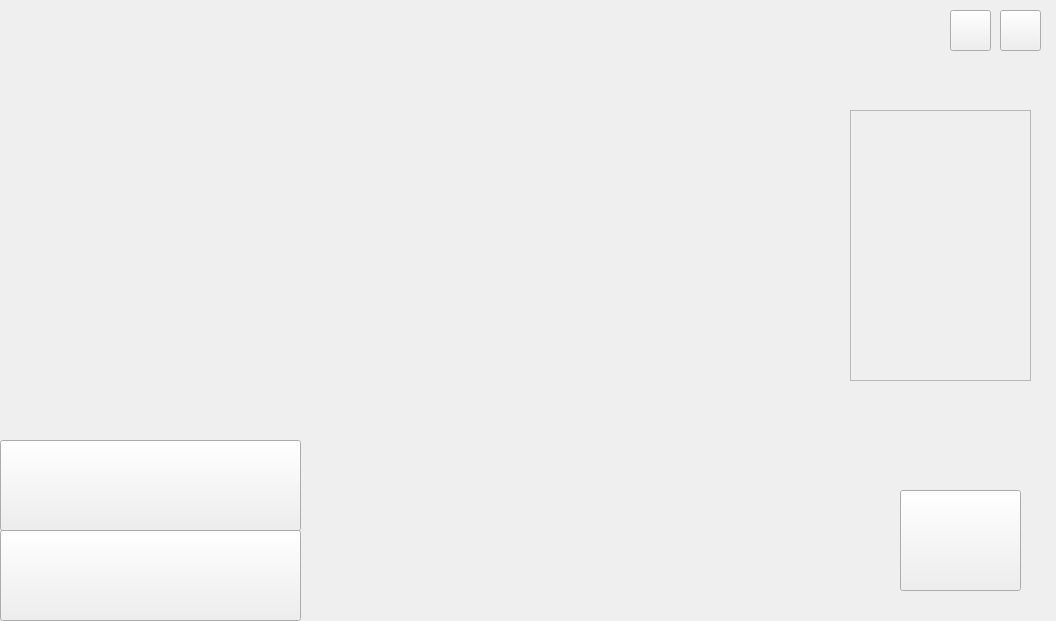
<?xml version="1.0" encoding="UTF-8"?>
<ui version="4.0">
 <class>mainw</class>
 <widget class="QWidget" name="mainw">
  <property name="geometry">
   <rect>
    <x>0</x>
    <y>0</y>
    <width>1056</width>
    <height>621</height>
   </rect>
  </property>
  <property name="windowTitle">
   <string>Form</string>
  </property>
  <property name="styleSheet">
   <string notr="true">#mainw{
	border-image: url(:/new/pics/resouce/main.png);
}
#label{
	border-image: url(:/new/pics/resouce/red_bar.jpg);
}
#pushButton
{
    border-image:url(:/new/pics/resouce/next_day.png);
}
#pushButton:hover
{
	border-image: url(:/new/pics/resouce/next_day_click.png);
}
#pushButton:pressed
{
	border-image: url(:/new/pics/resouce/next_day_press.png);
}
#exit{
	border-image: url(:/new/pics/resouce/exit_.png);
}
#exit:hover{
	border-image: url(:/new/pics/resouce/exit__click.png);
}
#menu_{
	border-image: url(:/new/pics/resouce/menu_.png);
}
#menu_:hover{
	border-image: url(:/new/pics/resouce/menu_click.png);
}
#pc{
	border-image: url(:/new/pics/resouce/p_c.png);
}
#pc:hover{
	border-image: url(:/new/pics/resouce/p_c_click.png);
}
#bu{
	border-image: url(:/new/pics/resouce/b_u_origin.png);
}
#bu:hover{
	border-image: url(:/new/pics/resouce/b_u.png);
}
#info_dia{
	border-image: url(:/new/pics/resouce/infos.png);
}
#label_2{
	background-color: rgba(255, 255, 255, 0);
}
#back{
	border-image: url(:/new/pics/resouce/notice.png);
}
#slog_{
	border-image: url(:/new/pics/resouce/slog.png);
}</string>
  </property>
  <widget class="QLabel" name="label">
   <property name="geometry">
    <rect>
     <x>655</x>
     <y>21</y>
     <width>0</width>
     <height>26</height>
    </rect>
   </property>
   <property name="text">
    <string/>
   </property>
  </widget>
  <widget class="QPushButton" name="pushButton">
   <property name="geometry">
    <rect>
     <x>900</x>
     <y>490</y>
     <width>121</width>
     <height>101</height>
    </rect>
   </property>
   <property name="text">
    <string/>
   </property>
  </widget>
  <widget class="QPushButton" name="exit">
   <property name="geometry">
    <rect>
     <x>1000</x>
     <y>10</y>
     <width>41</width>
     <height>41</height>
    </rect>
   </property>
   <property name="text">
    <string/>
   </property>
  </widget>
  <widget class="QPushButton" name="menu_">
   <property name="geometry">
    <rect>
     <x>950</x>
     <y>10</y>
     <width>41</width>
     <height>41</height>
    </rect>
   </property>
   <property name="text">
    <string/>
   </property>
  </widget>
  <widget class="QPushButton" name="pc">
   <property name="geometry">
    <rect>
     <x>0</x>
     <y>440</y>
     <width>301</width>
     <height>91</height>
    </rect>
   </property>
   <property name="text">
    <string/>
   </property>
  </widget>
  <widget class="QPushButton" name="bu">
   <property name="geometry">
    <rect>
     <x>0</x>
     <y>530</y>
     <width>301</width>
     <height>91</height>
    </rect>
   </property>
   <property name="text">
    <string/>
   </property>
  </widget>
  <widget class="QScrollArea" name="info_dia">
   <property name="geometry">
    <rect>
     <x>850</x>
     <y>110</y>
     <width>181</width>
     <height>271</height>
    </rect>
   </property>
   <property name="styleSheet">
    <string notr="true"/>
   </property>
   <property name="widgetResizable">
    <bool>true</bool>
   </property>
   <widget class="QWidget" name="scrollAreaWidgetContents">
    <property name="geometry">
     <rect>
      <x>0</x>
      <y>0</y>
      <width>181</width>
      <height>271</height>
     </rect>
    </property>
    <layout class="QVBoxLayout" name="verticalLayout">
     <item>
      <widget class="QLabel" name="infom">
       <property name="font">
        <font>
         <family>等线</family>
         <pointsize>12</pointsize>
        </font>
       </property>
       <property name="text">
        <string/>
       </property>
       <property name="alignment">
        <set>Qt::AlignLeading|Qt::AlignLeft|Qt::AlignTop</set>
       </property>
       <property name="wordWrap">
        <bool>true</bool>
       </property>
      </widget>
     </item>
    </layout>
   </widget>
  </widget>
  <widget class="QLabel" name="back">
   <property name="geometry">
    <rect>
     <x>840</x>
     <y>100</y>
     <width>201</width>
     <height>291</height>
    </rect>
   </property>
   <property name="text">
    <string/>
   </property>
  </widget>
  <widget class="QLabel" name="slog_">
   <property name="geometry">
    <rect>
     <x>387</x>
     <y>12</y>
     <width>281</width>
     <height>44</height>
    </rect>
   </property>
   <property name="text">
    <string/>
   </property>
  </widget>
  <zorder>back</zorder>
  <zorder>label</zorder>
  <zorder>pushButton</zorder>
  <zorder>exit</zorder>
  <zorder>menu_</zorder>
  <zorder>pc</zorder>
  <zorder>bu</zorder>
  <zorder>info_dia</zorder>
  <zorder>slog_</zorder>
 </widget>
 <resources/>
 <connections/>
</ui>
